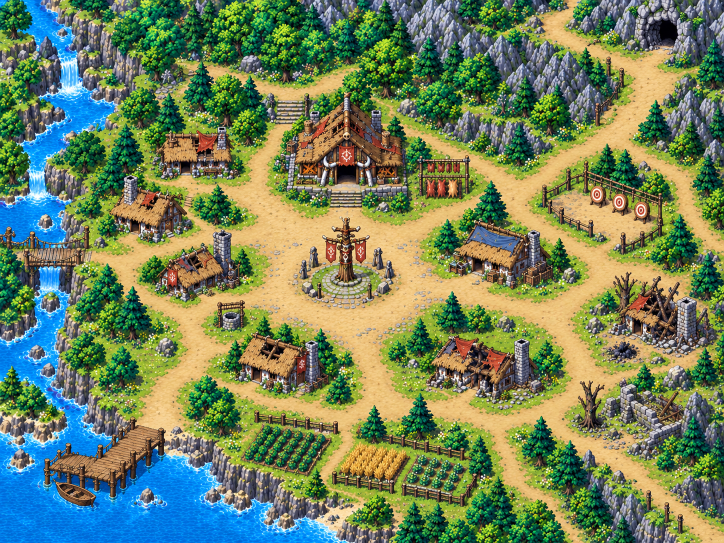
#> input picture assets/maps/zabon_village/background.png, 1448 x 1086 px (shown at 1/2 size)
$ python build_zabon_village_collision.py
#> lines starting #> are read from the running program, lines starting #| are printed output that depends on the picture; after the words box and inside, x2 and y2 are one past the last pixel; in counts of white or black regions, pixels touching at a corner belong together
#> in build, background is the input picture: PIL image 1448x1086 RGB; mean R, G, B 113.5, 131.1, 93.4
# -*- coding: utf-8 -*-
"""Build assets/maps/zabon_village/collision.png for the CURRENT No.08 ザボンのむら background.

background.png (1448x1086) is byte-identical to assets/maps/reference/reference/ザボンのむら　新.png and is never
modified. Same method as tools/build_bie_village_collision.py: each 8px runtime cell (map.json collisionCellSize) whose
pixels are mostly sand-coloured becomes walkable, the result is cleaned (holes in cobbles filled, isolated specks
dropped), the hand-measured rectangles below add what is not sand-coloured (bridge, pier, stairs) or remove what must
stay blocked, the network is widened by one cell onto its verge (not onto water / obstacles) so the player's feet box
fits the diagonal roads, and only the road network connected to the north-east entrance is kept.

    python tools/build_zabon_village_collision.py                    # rewrite collision.png
    python tools/build_zabon_village_collision.py --preview out.png  # + the background with blocked areas tinted red

white = walkable / black = blocked. Coordinates are native background pixels (the Scene multiplies them by
worldScale). 1086 is not a multiple of 8, so the cell grid is computed on 1088 rows and cropped back to 1086.
"""
import argparse
from pathlib import Path

import numpy as np
from PIL import Image

REPO_ROOT = Path(__file__).resolve().parent.parent
MAP_DIR = REPO_ROOT / "assets" / "maps" / "zabon_village"

WIDTH, HEIGHT = 1448, 1086
CELL = 8
COLS, ROWS = WIDTH // CELL, -(-HEIGHT // CELL)

SAND_CELL_RATIO = 0.5
# Cell the connected road network is grown from (= the fromWorldMap spawn on the north-east road).
SEED = (1260, 120)

# Walkable additions (x0, y0, x1, y1), x1 / y1 exclusive, multiples of CELL.
WALKABLE = [
    # north-east road where it leaves the top edge (the world-map exit zone sits here)
    ("north-east road", (1088, 0, 1152, 64)),
    # its diagonal bend down to the cave fork: the drawn road is wider than the colour mask (grass tufts on it)
    ("north-east bend 1", (1096, 64, 1176, 96)),
    ("north-east bend 2", (1136, 88, 1232, 120)),
    ("north-east bend 3", (1176, 104, 1280, 136)),
    # the packed ground in front of the cave mouth at the north-east (the cave itself stays blocked; its event sits here)
    ("cave mouth apron", (1288, 88, 1344, 112)),
    # stone stairs west of the chief's hall, between the upper road and the hall's side yard
    ("hall side stairs", (552, 192, 608, 248)),
    # stone steps up to the chief's hall door (the door itself stays blocked: no interior yet)
    ("hall front steps", (664, 376, 728, 416)),
    # rope bridge over the river on the west side (the road runs on off the left edge)
    ("west bridge", (0, 488, 192, 536)),
    # the road from the bridge up to the plaza is ~50px wide in the artwork (its grass-tufted top edge fails the colour test)
    ("west road", (184, 480, 336, 528)),
    ("west road to plaza", (320, 440, 472, 480)),
    # wooden pier at the south-west shore: upper deck, the step down, lower deck
    ("pier upper deck", (256, 848, 336, 896)),
    ("pier middle", (192, 872, 280, 928)),
    ("pier lower deck", (104, 904, 240, 952)),
]

# Blocked areas (x0, y0, x1, y1) that the colour mask would otherwise let through.
OBSTACLES = [
    # the carved totem pole, its stone circle and the standing stones in the middle of the plaza
    (600, 456, 784, 592),
    # the well south-west of the plaza
    (432, 600, 496, 664),
]


def sand_cells(background):
    rgb = np.zeros((ROWS * CELL, COLS * CELL, 3), dtype=int)
    rgb[:HEIGHT] = np.asarray(background.convert("RGB")).astype(int)
    r, g, b = rgb[..., 0], rgb[..., 1], rgb[..., 2]
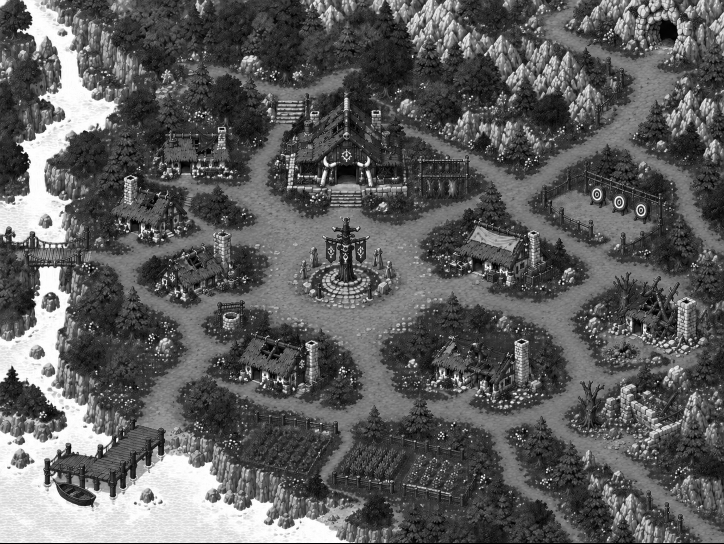
#> b: shape (1088, 1448) int64 (shown at 1/2 size); min 0, max 255, mean 93.2
    sand = (r > 170) & (g > 140) & (b > 80) & (b < 190) & (r - b > 45) & (r >= g) & (g - b > 20)
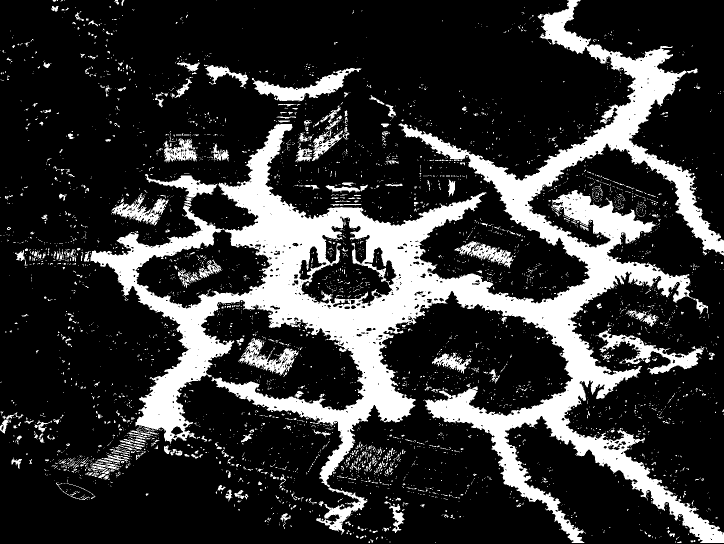
#> sand: shape (1088, 1448) bool (shown at 1/2 size); 20.9% white; 4395 white regions (4034 under 20 px), largest, box (x1, y1, x2, y2) and area: (181, 0, 1448, 1086) 261802, (1191, 661, 1409, 749) 4891, (504, 136, 723, 204) 4802
    return sand.reshape(ROWS, CELL, COLS, CELL).mean(axis=(1, 3)) >= SAND_CELL_RATIO
#> returned value: shape (136, 181) bool; 19.6% white; 82 white regions (71 under 20 px), largest, box (x1, y1, x2, y2) and area: (23, 0, 181, 136) 4198, (64, 17, 90, 25) 76, (150, 83, 176, 93) 73


def neighbours(cells):
    padded = np.pad(cells, 1)
#> padded: shape (138, 183) bool; 19.1% white; 82 white regions (71 under 20 px), largest, box (x1, y1, x2, y2) and area: (24, 1, 182, 137) 4198, (65, 18, 91, 26) 76, (151, 84, 177, 94) 73
    return sum(padded[1 + dy:ROWS + 1 + dy, 1 + dx:COLS + 1 + dx].astype(int)
               for dy in (-1, 0, 1) for dx in (-1, 0, 1) if (dx, dy) != (0, 0))


def clean(cells):
    cells = cells | (neighbours(cells) >= 6)
#> cells: shape (136, 181) bool; 19.9% white; 78 white regions (69 under 20 px), largest, box (x1, y1, x2, y2) and area: (22, 0, 181, 136) 4372, (64, 17, 90, 25) 77, (60, 85, 74, 94) 56
    cells = cells & (neighbours(cells) >= 3)
#> in neighbours (call 2), `padded = np.pad(cells, 1)`: padded: shape (138, 183) bool; 19.4% white; 78 white regions (69 under 20 px), largest, box (x1, y1, x2, y2) and area: (23, 1, 182, 137) 4372, (65, 18, 91, 26) 77, (61, 86, 75, 95) 56
#> cells: shape (136, 181) bool; 19.2% white; 24 white regions (16 under 20 px), largest, box (x1, y1, x2, y2) and area: (23, 0, 181, 136) 4294, (64, 17, 88, 25) 75, (60, 85, 74, 93) 55
    return cells


def water_cells(background):
    rgb = np.zeros((ROWS * CELL, COLS * CELL, 3), dtype=int)
    rgb[:HEIGHT] = np.asarray(background.convert("RGB")).astype(int)
    r, g, b = rgb[..., 0], rgb[..., 1], rgb[..., 2]
    water = (b > 150) & (b - r > 60)
#> water: shape (1088, 1448) bool; 8.3% white; 234 white regions (206 under 20 px), largest, box (x1, y1, x2, y2) and area: (0, 533, 696, 1086) 96131, (34, 0, 233, 351) 20476, (0, 347, 144, 486) 10426
    return water.reshape(ROWS, CELL, COLS, CELL).mean(axis=(1, 3)) >= 0.25
#> returned value: shape (136, 181) bool; 9.3% white; 6 white regions (3 under 20 px), largest, box (x1, y1, x2, y2) and area: (0, 66, 87, 136) 1656, (0, 0, 29, 62) 576, (118, 57, 130, 63) 37


def widen(cells, blocked):
    # the diagonal roads are drawn only a little narrower than the 24px feet box + clearance: grow the road network by
    # one 8px cell onto its verge (never onto water or the explicit obstacles), like the castle town's verge widening
    return cells | ((neighbours(cells) >= 1) & ~blocked)


def connected_from(cells, seed_cell):
    keep = np.zeros_like(cells)
    stack = [seed_cell]
    while stack:
        row, col = stack.pop()
        if not (0 <= row < ROWS and 0 <= col < COLS) or keep[row, col] or not cells[row, col]:
            continue
        keep[row, col] = True
        stack.extend(((row + 1, col), (row - 1, col), (row, col + 1), (row, col - 1)))
    return keep


def paint(cells, rect, value):
    for v in rect:
        assert v % CELL == 0, f"{rect} is not aligned to the {CELL}px cell grid"
    x0, y0, x1, y1 = rect
    cells[y0 // CELL:y1 // CELL, x0 // CELL:x1 // CELL] = value


def build(preview=None):
    background = Image.open(MAP_DIR / "background.png")
    assert background.size == (WIDTH, HEIGHT), f"background.png is {background.size}, expected {(WIDTH, HEIGHT)}"
    cells = clean(sand_cells(background))
    blocked = water_cells(background)
    for rect in OBSTACLES:
        paint(blocked, rect, True)
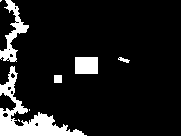
#> blocked: shape (136, 181) bool; 11.1% white; 8 white regions (3 under 20 px), largest, box (x1, y1, x2, y2) and area: (0, 66, 87, 136) 1656, (0, 0, 29, 62) 576, (75, 57, 98, 74) 391, (54, 75, 62, 83) 64, (118, 57, 130, 63) 37
    cells = widen(cells, blocked)
#> in neighbours (call 3), `padded = np.pad(cells, 1)`: padded: shape (138, 183) bool; 18.7% white; 24 white regions (16 under 20 px), largest, box (x1, y1, x2, y2) and area: (24, 1, 182, 137) 4294, (65, 18, 89, 26) 75, (61, 86, 75, 94) 55
#> in widen, `return cells | ((neighbours(cells) >= 1) & ~blocked)`: returned value: shape (136, 181) bool; 30.3% white; 19 white regions (7 under 20 px), largest, box (x1, y1, x2, y2) and area: (22, 0, 181, 136) 6645, (51, 16, 89, 26) 201, (28, 49, 42, 57) 85
    for _, rect in WALKABLE:
        paint(cells, rect, True)
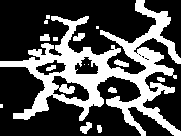
#> cells: shape (136, 181) bool; 31.8% white; 16 white regions (6 under 20 px), largest, box (x1, y1, x2, y2) and area: (0, 0, 181, 136) 7318, (80, 122, 92, 134) 84, (114, 59, 129, 67) 71
    for rect in OBSTACLES:
        paint(cells, rect, False)
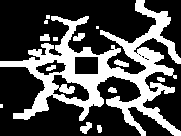
#> cells: shape (136, 181) bool; 31.2% white; 14 white regions (4 under 20 px), largest, box (x1, y1, x2, y2) and area: (0, 0, 181, 136) 7177, (80, 122, 92, 134) 84, (114, 59, 129, 67) 71
    cells = connected_from(cells, (SEED[1] // CELL, SEED[0] // CELL))
#> after the loop in connected_from, `while stack:`:
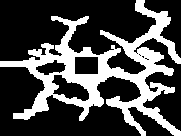
#> keep: shape (136, 181) bool; 28.6% white; 1 white region, box (x1, y1, x2, y2) and area: (0, 0, 181, 136) 7051
#> after the loop in connected_from, `while stack:`: stack = []

    full = Image.fromarray((cells * 255).astype("uint8")).resize((COLS * CELL, ROWS * CELL), Image.NEAREST)
#> full: PIL image 1448x1088 L; 28.6% white; 1 white region, box (x1, y1, x2, y2) and area: (0, 0, 1448, 1088) 451264
    mask = full.crop((0, 0, WIDTH, HEIGHT)).convert("RGB")
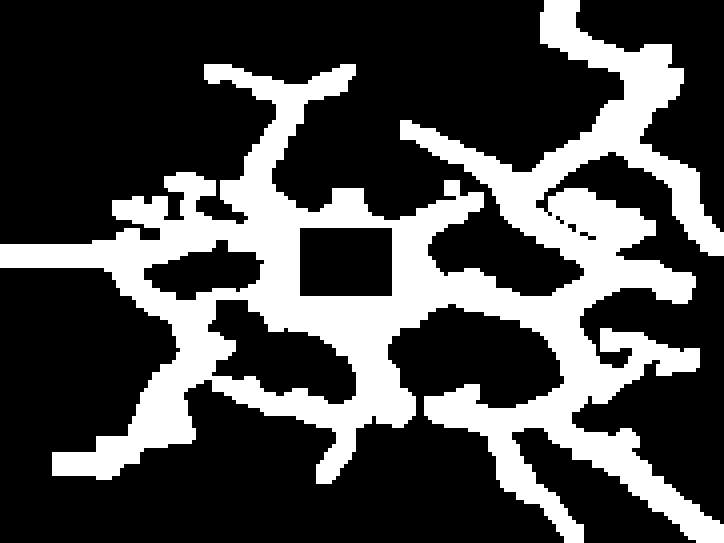
#> mask: PIL image 1448x1086 RGB (shown at 1/2 size); 28.7% white; 1 white region, box (x1, y1, x2, y2) and area: (0, 0, 1448, 1086) 451072
    mask.save(MAP_DIR / "collision.png", optimize=True)
    print(f"wrote {MAP_DIR / 'collision.png'} ({WIDTH}x{HEIGHT}, walkable cells={int(cells.sum())})")
#| wrote assets/maps/zabon_village/collision.png (1448x1086, walkable cells=7051)

    if preview:
        red = Image.new("RGB", background.size, (255, 0, 0))
        tint = mask.convert("L").point(lambda v: 120 if v < 128 else 0)
        Image.composite(red, background.convert("RGB"), tint).save(preview)
        print(f"wrote preview {preview}")


if __name__ == "__main__":
    parser = argparse.ArgumentParser()
    parser.add_argument("--preview", help="also write the background with blocked areas tinted red to this path")
    build(parser.parse_args().preview)
